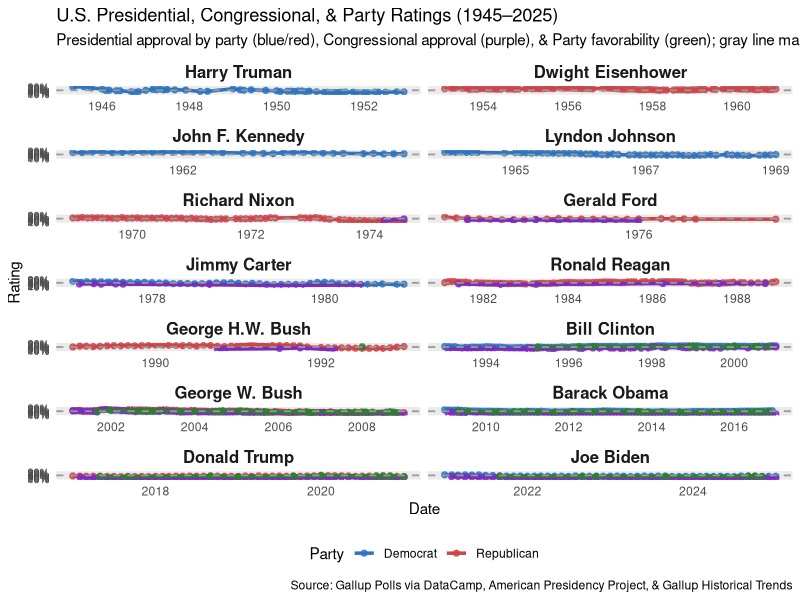

Reproduce this figure in R.
## ---- chunk 1
#| message: false
#| echo: false
#| fig-height: 18
#| fig-width: 10

library(tidyverse)

# Load monthly presidential approval data and order presidents chronologically
monthly_data <- read_csv("data/presidential_approval_by_month.csv", show_col_types = FALSE) |>
  mutate(president = fct_reorder(president, year_month, .fun = min))

# Load congressional approval data matching the same presidential ordering
congress_data <- read_csv("data/congressional_approval_by_month.csv", show_col_types = FALSE) |>
  mutate(president = factor(president, levels = levels(monthly_data$president)))

# Load party favorability data matching the same presidential ordering
party_data <- read_csv("data/party_favorability_by_month.csv", show_col_types = FALSE) |>
  mutate(president = factor(president, levels = levels(monthly_data$president)))

# Facet plot comparing presidential, congressional, and party ratings
ggplot(monthly_data, aes(x = year_month, y = approval)) +
  geom_line(aes(color = party), linewidth = 1.2) +
  geom_point(aes(color = party), size = 1.8, alpha = 0.8) +
  geom_line(data = congress_data, aes(x = year_month, y = approval), color = "#7B2CBF", linewidth = 1.2) +
  geom_point(data = congress_data, aes(x = year_month, y = approval), color = "#7B2CBF", size = 1.8, alpha = 0.8) +
  geom_line(data = party_data, aes(x = year_month, y = favorability), color = "#2E7D32", linewidth = 1.2) +
  geom_point(data = party_data, aes(x = year_month, y = favorability), color = "#2E7D32", size = 1.8, alpha = 0.8) +
  geom_hline(yintercept = 50, linetype = "dashed", color = "grey60", linewidth = 0.6) +
  scale_color_manual(values = c("Democrat" = "#2E74C0", "Republican" = "#CB454A")) +
  scale_y_continuous(
    breaks = seq(10, 90, by = 10),
    labels = \(y) paste0(y, "%"),
    limits = c(5, 95)
  ) +
  scale_x_date(date_breaks = "2 years", date_labels = "%Y") +
  facet_wrap(~president, scales = "free_x", ncol = 2) +
  labs(
    title = "U.S. Presidential, Congressional, & Party Ratings (1945–2025)",
    subtitle = "Presidential approval by party (blue/red), Congressional approval (purple), & Party favorability (green); gray line marks 50%",
    x = "Date",
    y = "Rating",
    color = "Party",
    caption = "Source: Gallup Polls via DataCamp, American Presidency Project, & Gallup Historical Trends"
  ) +
  theme_minimal(base_size = 11) +
  theme(
    legend.position = "bottom",
    panel.grid.minor = element_blank(),
    strip.text = element_text(face = "bold", size = 12),
    axis.text.y = element_text(size = 8)
  )
